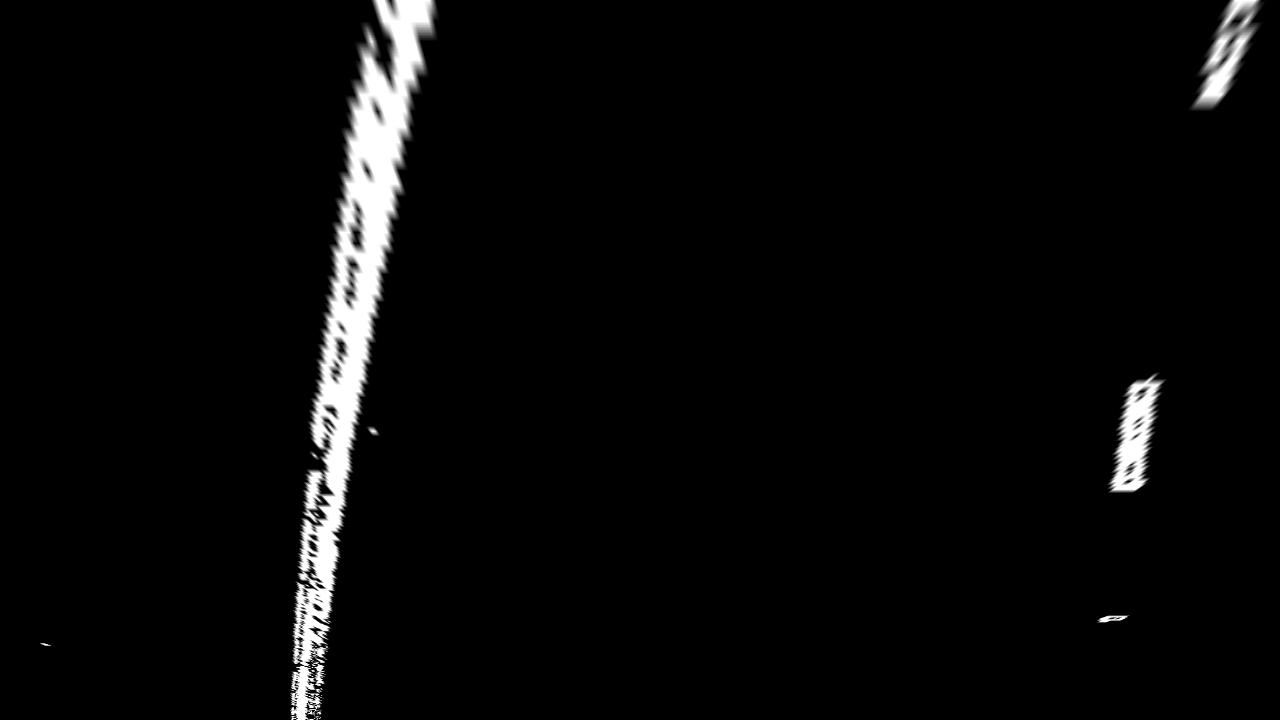
#> input picture lane_type_test/warped3.jpg, 1280 x 720 px
$ python dotted_detect.py   (older library calls are emulated)
#> lines starting #> are read from the running program, lines starting #| are printed output that depends on the picture; after the words box and inside, x2 and y2 are one past the last pixel; in counts of white or black regions, pixels touching at a corner belong together
import cv2
import numpy as np
from matplotlib import pyplot as plt
import imutils

img = cv2.imread('warped3.jpg',0)
#> img is the input picture: shape (720, 1280); min 0, max 255, mean 8.9
median = cv2.medianBlur(img,11)
edges = cv2.Canny(median,10,20)
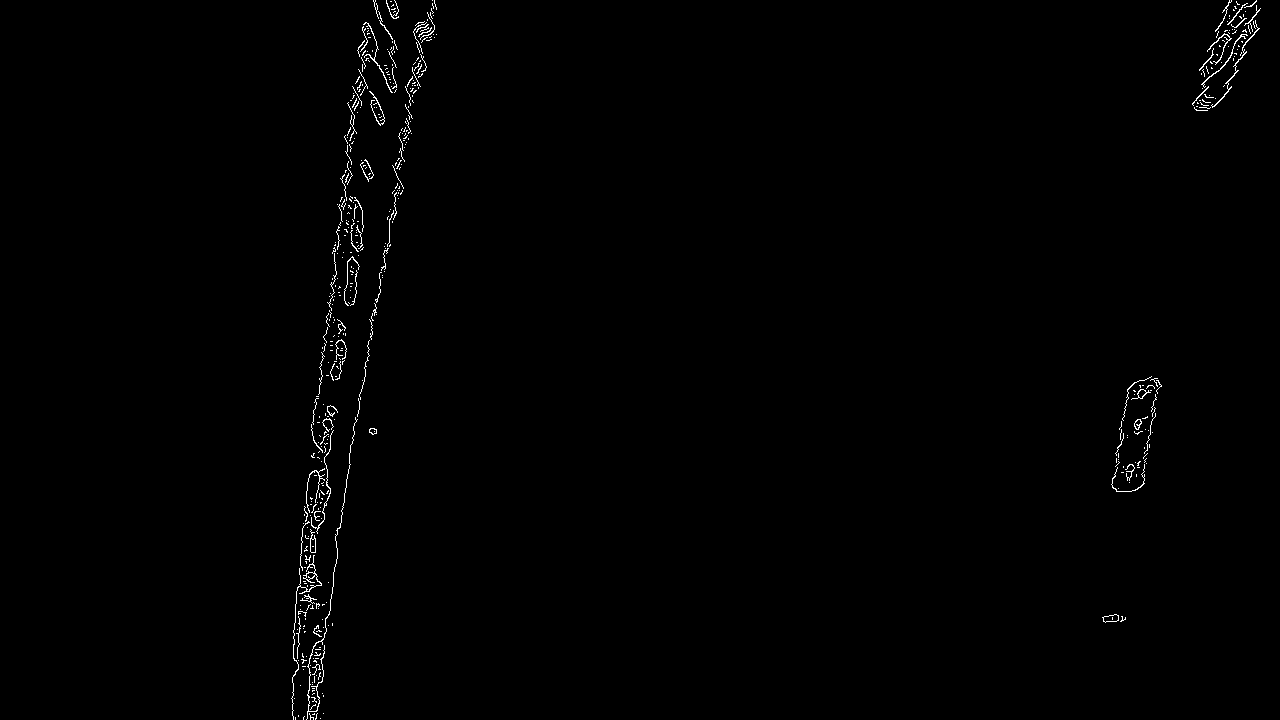
#> edges: shape (720, 1280); 0.64% white in thin lines or dots, all inside (x1, y1, x2, y2) = (291, 0, 1261, 720)
# im2, contours, hierarchy = cv2.findContours(median, cv2.RETR_TREE, cv2.CHAIN_APPROX_SIMPLE)
# cv2.drawContours(median, contours, 0, (128,255,0), 3)
cnts = cv2.findContours(median.copy(), cv2.RETR_EXTERNAL,cv2.CHAIN_APPROX_SIMPLE)
#> cnts = 5 contours; box (x1, y1, x2, y2) and area: (289, 0, 440, 720) 39583, (1189, 0, 1269, 112) 4507, (1106, 371, 1166, 494) 4474, (1100, 612, 1128, 623) 211, (366, 425, 381, 438) 109
cnts = cnts[0] if imutils.is_cv2() else cnts[1]

# loop over the contours
height, width = img.shape
#> height = 720; width = 1280
counts = {'left': 0, 'right': 0}
on_left = True

for c in cnts:
  # compute the center of the contour
  M = cv2.moments(c)
  cX = int(M["m10"] / M["m00"])
  cY = int(M["m01"] / M["m00"])
  area = int(M['m00'])
  # draw the contour and center of the shape on the image

  if area > 1000:
    if cX > width / 2:
      counts['right'] += 1
      on_left = True
    else:
      counts['left'] += 1
      on_left = False
#> this loop made 5 passes
#> (cX, cY, area, on_left) on passes 3 to 5: (1135, 434, 4474, True), (1226, 52, 4507, True), (353, 313, 39583, False)
#> (cX, cY, area) on passes 1 to 2: (1113, 617, 211), (373, 430, 109)
#> after the loop, counts = {'left': 1, 'right': 2}

    # cv2.drawContours(median, [c], -1, (180, 255, 10), 2)
    # cv2.circle(median, (cX, cY), 7, (255, 255, 255), -1)
    #cv2.putText(median, "DASH", (cX - 100, cY - 20),
    #  cv2.FONT_HERSHEY_SIMPLEX, 1, (255, 255, 255), 4)
  #if area >= 5000:
    #cv2.putText(median, "SOLID", (cX - 100, cY - 20),
    #  cv2.FONT_HERSHEY_SIMPLEX, 1, (255, 255, 255), 4)
  #print (int(height / 2))
if counts['left'] > 1:
  cv2.putText(median, "DASH", (int(width / 6), int(height / 2)),
    cv2.FONT_HERSHEY_SIMPLEX, 1, (255, 255, 255), 4)
elif counts['left'] == 1:
  cv2.putText(median, "Solid", (int(width / 6), int(height / 2)),
    cv2.FONT_HERSHEY_SIMPLEX, 1, (255, 255, 255), 4)

if counts['right'] > 1:
  cv2.putText(median, "DASH", (int(5 * width / 6), int(height / 2)),
    cv2.FONT_HERSHEY_SIMPLEX, 1, (255, 255, 255), 4)
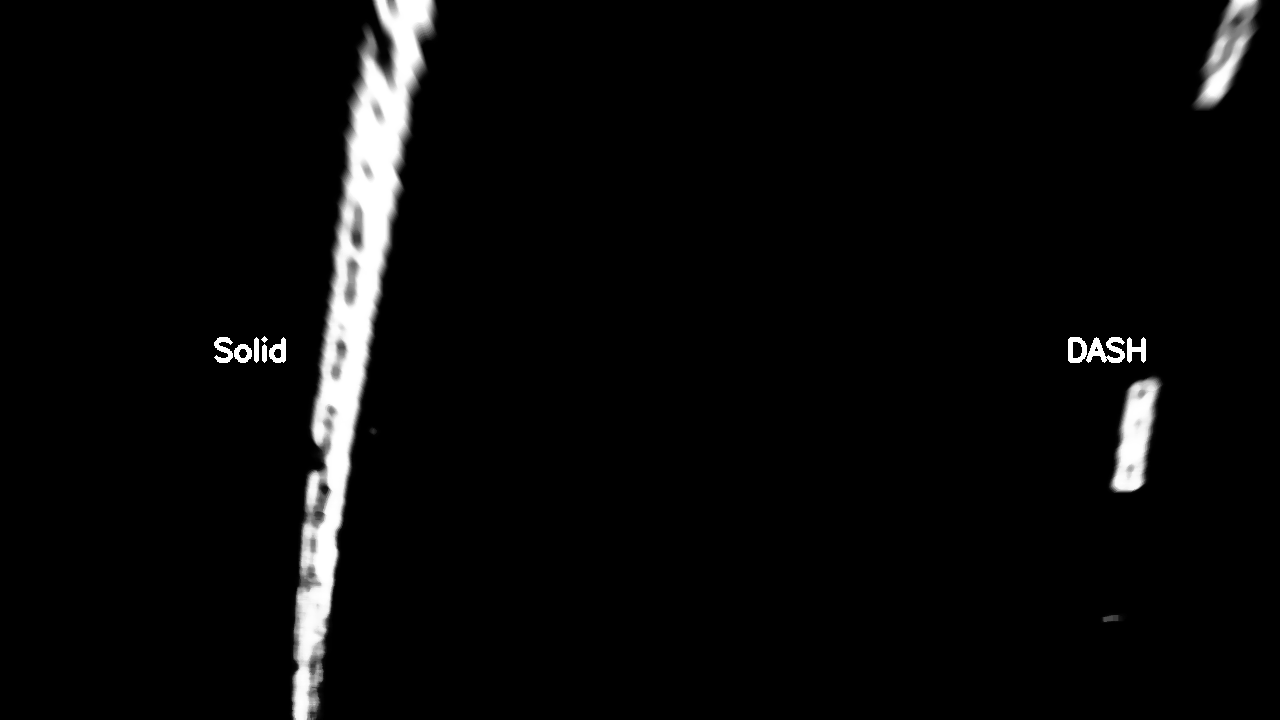
#> median: shape (720, 1280); min 0, max 255, mean 9.6
elif counts['right'] == 1:
  cv2.putText(median, "Solid", (int(5 * width / 6), int(height / 2)),
    cv2.FONT_HERSHEY_SIMPLEX, 1, (255, 255, 255), 4)


plt.subplot(211),plt.imshow(img,cmap = 'gray')
plt.title('Original Image'), plt.xticks([]), plt.yticks([])
plt.subplot(212),plt.imshow(median,cmap = 'gray')
plt.title('Blured Image'), plt.xticks([]), plt.yticks([])
# plt.subplot(213),plt.imshow(edges,cmap = 'gray')
# plt.title('Edge Image'), plt.xticks([]), plt.yticks([])
plt.show()
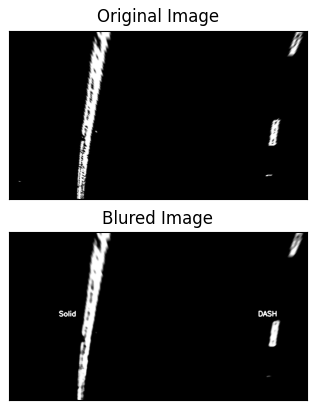
#> figure drawn by matplotlib, 2 panels

$ run again, with lane_type_test/warped1.jpg copied over lane_type_test/warped3.jpg
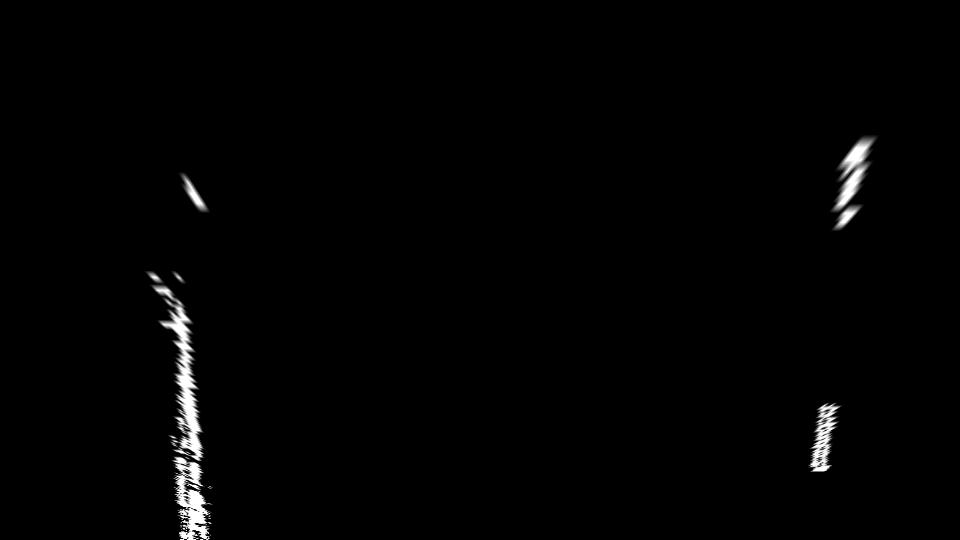
#> input picture lane_type_test/warped1.jpg, 960 x 540 px
#> img is the input picture: shape (540, 960); min 0, max 255, mean 3
#> `edges = cv2.Canny(median,10,20)`:
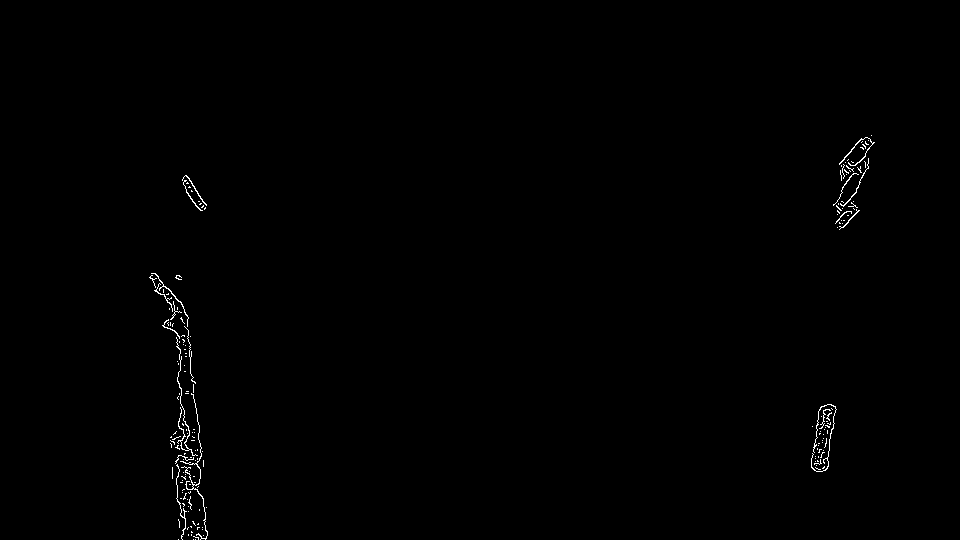
#> edges: shape (540, 960); 0.42% white in thin lines or dots, all inside (x1, y1, x2, y2) = (149, 135, 875, 540)
#> cnts = 5 contours; box (x1, y1, x2, y2) and area: (146, 268, 213, 540) 7360, (829, 132, 878, 231) 2549, (809, 402, 841, 472) 1499, (179, 171, 211, 214) 604, (170, 272, 187, 284) 106
#> the loop `for c in cnts:` made 5 passes
#> (cX, cY, area, on_left) on passes 1, 3, 5: (823, 435, 1499, True), (185, 418, 7360, False), (851, 179, 2549, True)
#> after the loop `for c in cnts:`: counts = {'left': 1, 'right': 2}
#> `plt.show()`:
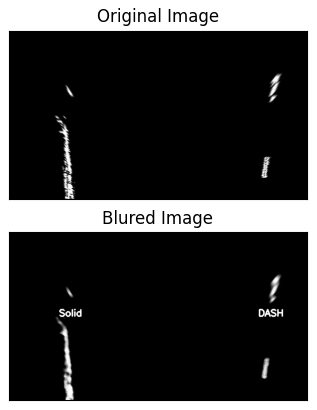
#> figure drawn by matplotlib, 2 panels

$ run again, with lane_type_test/warped2.jpg copied over lane_type_test/warped3.jpg
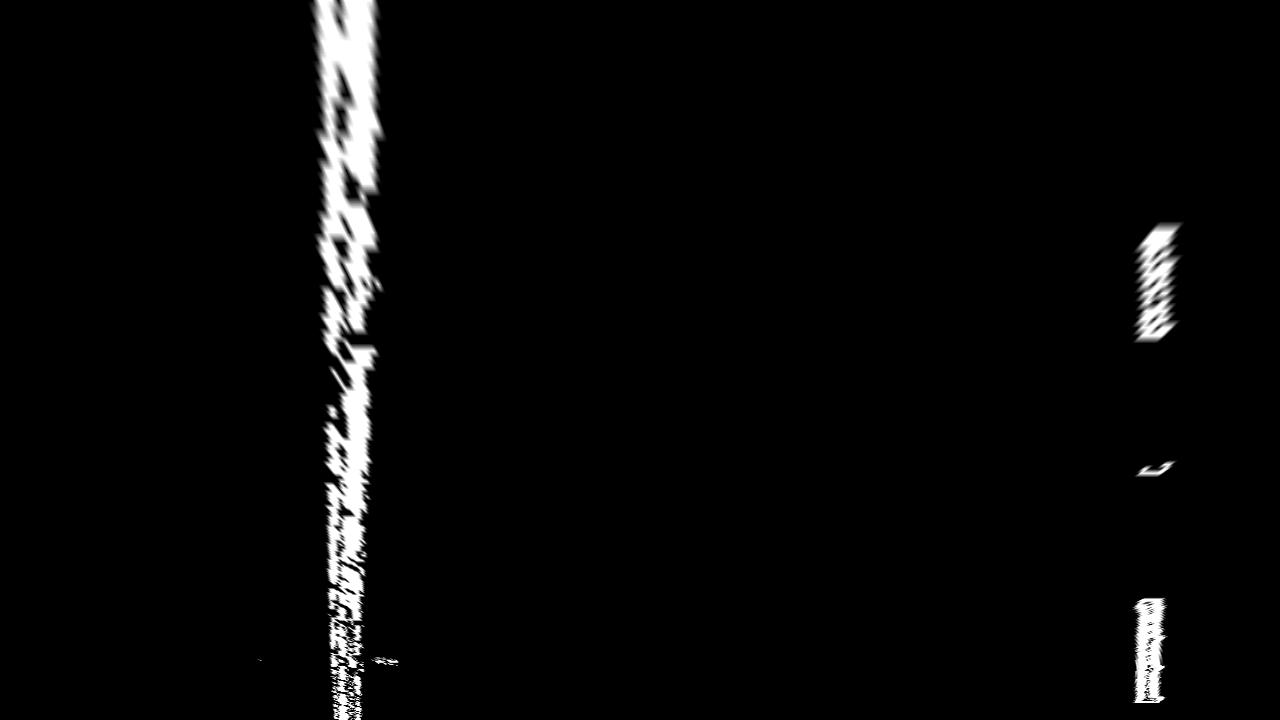
#> input picture lane_type_test/warped2.jpg, 1280 x 720 px
#> img is the input picture: shape (720, 1280); min 0, max 255, mean 8
#> `edges = cv2.Canny(median,10,20)`:
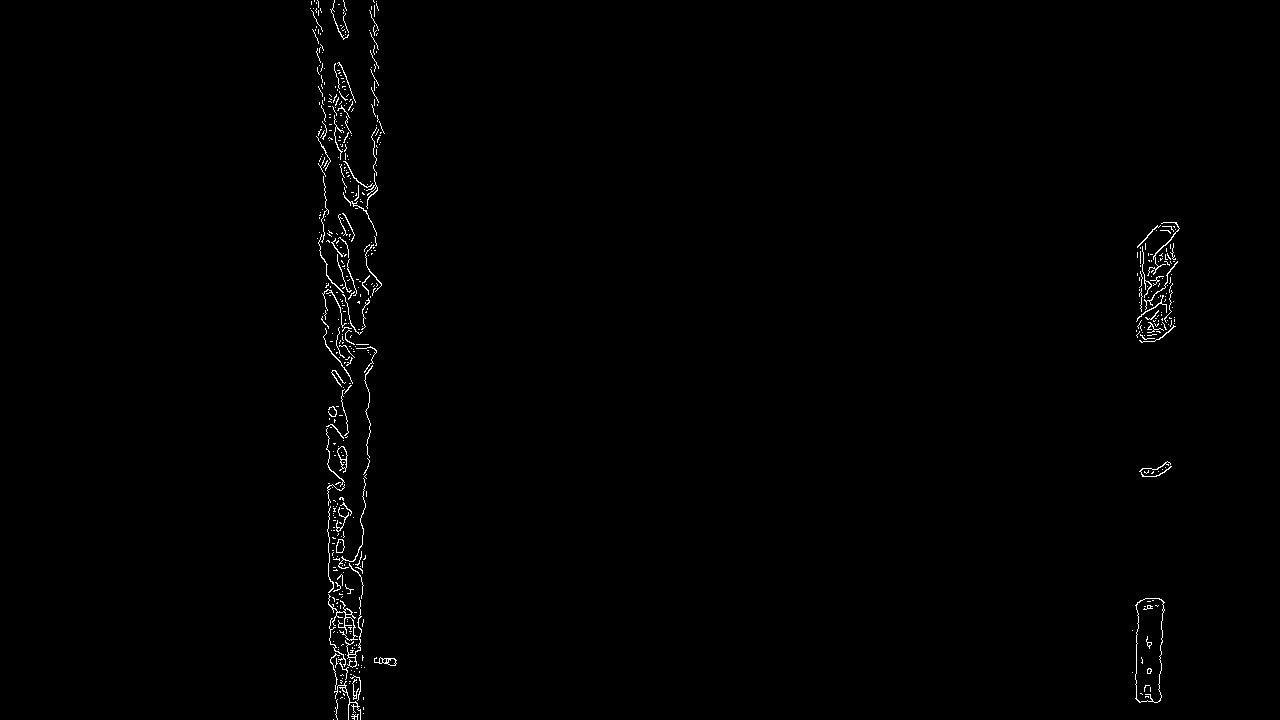
#> edges: shape (720, 1280); 0.67% white in thin lines or dots, all inside (x1, y1, x2, y2) = (310, 0, 1180, 720)
#> cnts = 5 contours; box (x1, y1, x2, y2) and area: (307, 0, 389, 720) 36828, (1130, 219, 1183, 343) 4960, (1131, 595, 1167, 703) 3461, (1134, 458, 1178, 478) 449, (373, 657, 397, 668) 168
#> the loop `for c in cnts:` made 5 passes
#> (cX, cY, area, on_left) on passes 2, 4, 5: (1148, 648, 3461, True), (1156, 281, 4960, True), (347, 311, 36828, False)
#> after the loop `for c in cnts:`: counts = {'left': 1, 'right': 2}
#> `plt.show()`:
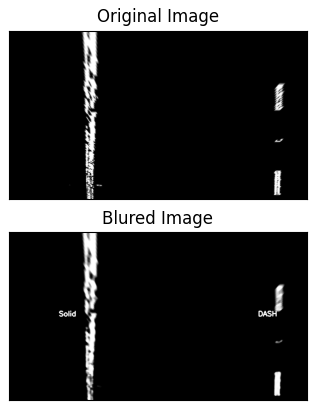
#> figure drawn by matplotlib, 2 panels
